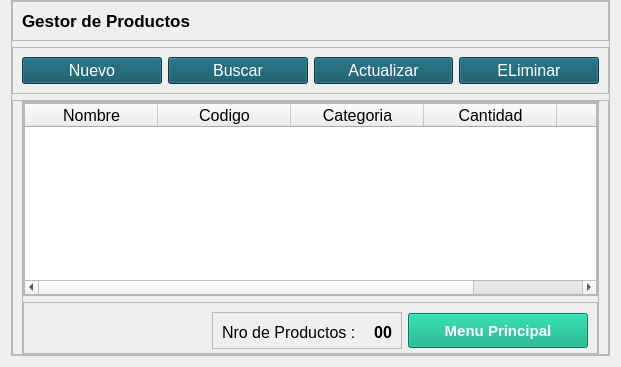
               <widget class="QWidget" name="pageA_Inicio">
                <layout class="QHBoxLayout" name="horizontalLayout_5">
                 <property name="topMargin">
                  <number>0</number>
                 </property>
                 <item>
                  <widget class="QFrame" name="cuerpo">
                   <property name="minimumSize">
                    <size>
                     <width>0</width>
                     <height>0</height>
                    </size>
                   </property>
                   <property name="maximumSize">
                    <size>
                     <width>10000</width>
                     <height>16777215</height>
                    </size>
                   </property>
                   <property name="styleSheet">
                    <string notr="true"/>
                   </property>
                   <property name="frameShape">
                    <enum>QFrame::StyledPanel</enum>
                   </property>
                   <property name="frameShadow">
                    <enum>QFrame::Raised</enum>
                   </property>
                   <layout class="QVBoxLayout" name="verticalLayout_3">
                    <property name="spacing">
                     <number>6</number>
                    </property>
                    <property name="leftMargin">
                     <number>0</number>
                    </property>
                    <property name="topMargin">
                     <number>0</number>
                    </property>
                    <property name="rightMargin">
                     <number>0</number>
                    </property>
                    <property name="bottomMargin">
                     <number>0</number>
                    </property>
                    <item>
                     <widget class="QFrame" name="Atitulo">
                      <property name="maximumSize">
                       <size>
                        <width>16777215</width>
                        <height>40</height>
                       </size>
                      </property>
                      <property name="frameShape">
                       <enum>QFrame::StyledPanel</enum>
                      </property>
                      <property name="frameShadow">
                       <enum>QFrame::Raised</enum>
                      </property>
                      <layout class="QVBoxLayout" name="verticalLayout_4">
                       <item>
                        <widget class="QLabel" name="label_2">
                         <property name="maximumSize">
                          <size>
                           <width>300</width>
                           <height>300</height>
                          </size>
                         </property>
                         <property name="font">
                          <font>
                           <pointsize>13</pointsize>
                           <weight>75</weight>
                           <bold>true</bold>
                          </font>
                         </property>
                         <property name="text">
                          <string>Gestor de Productos</string>
                         </property>
                        </widget>
                       </item>
                      </layout>
                     </widget>
                    </item>
                    <item>
                     <widget class="QFrame" name="frame_8">
                      <property name="minimumSize">
                       <size>
                        <width>170</width>
                        <height>0</height>
                       </size>
                      </property>
                      <property name="maximumSize">
                       <size>
                        <width>100000</width>
                        <height>16777215</height>
                       </size>
                      </property>
                      <property name="styleSheet">
                       <string notr="true">QPushButton
{
color: rgb(255, 255, 255);
background-color: rgb(8, 80, 97);
}
QPushButton::hover
{
color: rgb(255, 255, 255);
	background-color: rgb(45, 131, 118);
}</string>
                      </property>
                      <property name="frameShape">
                       <enum>QFrame::StyledPanel</enum>
                      </property>
                      <property name="frameShadow">
                       <enum>QFrame::Raised</enum>
                      </property>
                      <layout class="QHBoxLayout" name="horizontalLayout_32">
                       <item>
                        <widget class="QPushButton" name="btnCrear">
                         <property name="font">
                          <font>
                           <pointsize>12</pointsize>
                          </font>
                         </property>
                         <property name="text">
                          <string>Nuevo</string>
                         </property>
                        </widget>
                       </item>
                       <item>
                        <widget class="QPushButton" name="btnBuscar">
                         <property name="font">
                          <font>
                           <pointsize>12</pointsize>
                          </font>
                         </property>
                         <property name="text">
                          <string>Buscar</string>
                         </property>
                        </widget>
                       </item>
                       <item>
                        <widget class="QPushButton" name="btnActualizar">
                         <property name="font">
                          <font>
                           <pointsize>12</pointsize>
                          </font>
                         </property>
                         <property name="text">
                          <string>Actualizar</string>
                         </property>
                        </widget>
                       </item>
                       <item>
                        <widget class="QPushButton" name="btnEliminar">
                         <property name="font">
                          <font>
                           <pointsize>12</pointsize>
                          </font>
                         </property>
                         <property name="text">
                          <string>ELiminar</string>
                         </property>
                        </widget>
                       </item>
                      </layout>
                     </widget>
                    </item>
                    <item>
                     <widget class="QFrame" name="Cbody">
                      <property name="frameShape">
                       <enum>QFrame::StyledPanel</enum>
                      </property>
                      <property name="frameShadow">
                       <enum>QFrame::Raised</enum>
                      </property>
                      <layout class="QHBoxLayout" name="horizontalLayout_6">
                       <property name="spacing">
                        <number>0</number>
                       </property>
                       <property name="topMargin">
                        <number>0</number>
                       </property>
                       <property name="bottomMargin">
                        <number>0</number>
                       </property>
                       <item>
                        <widget class="QFrame" name="frame_7">
                         <property name="frameShape">
                          <enum>QFrame::StyledPanel</enum>
                         </property>
                         <property name="frameShadow">
                          <enum>QFrame::Raised</enum>
                         </property>
                         <layout class="QVBoxLayout" name="verticalLayout_6">
                          <property name="spacing">
                           <number>0</number>
                          </property>
                          <property name="leftMargin">
                           <number>0</number>
                          </property>
                          <property name="topMargin">
                           <number>0</number>
                          </property>
                          <property name="rightMargin">
                           <number>0</number>
                          </property>
                          <property name="bottomMargin">
                           <number>0</number>
                          </property>
                          <item>
                           <widget class="QFrame" name="frame_9">
                            <property name="frameShape">
                             <enum>QFrame::StyledPanel</enum>
                            </property>
                            <property name="frameShadow">
                             <enum>QFrame::Raised</enum>
                            </property>
                            <layout class="QHBoxLayout" name="horizontalLayout_7">
                             <property name="spacing">
                              <number>0</number>
                             </property>
                             <property name="leftMargin">
                              <number>0</number>
                             </property>
                             <property name="topMargin">
                              <number>0</number>
                             </property>
                             <property name="rightMargin">
                              <number>0</number>
                             </property>
                             <property name="bottomMargin">
                              <number>0</number>
                             </property>
                             <item>
                              <widget class="QTableWidget" name="tblProductox">
                               <property name="font">
                                <font>
                                 <pointsize>12</pointsize>
                                </font>
                               </property>
                               <property name="styleSheet">
                                <string notr="true"/>
                               </property>
                               <attribute name="horizontalHeaderCascadingSectionResizes">
                                <bool>false</bool>
                               </attribute>
                               <attribute name="horizontalHeaderDefaultSectionSize">
                                <number>133</number>
                               </attribute>
                               <attribute name="verticalHeaderVisible">
                                <bool>false</bool>
                               </attribute>
                               <column>
                                <property name="text">
                                 <string>Nombre</string>
                                </property>
                               </column>
                               <column>
                                <property name="text">
                                 <string>Codigo</string>
                                </property>
                               </column>
                               <column>
                                <property name="text">
                                 <string>Categoria</string>
                                </property>
                               </column>
                               <column>
                                <property name="text">
                                 <string>Cantidad</string>
                                </property>
                               </column>
                               <column>
                                <property name="text">
                                 <string>Precio</string>
                                </property>
                               </column>
                              </widget>
                             </item>
                            </layout>
                           </widget>
                          </item>
                          <item>
                           <widget class="QFrame" name="frame_10">
                            <property name="minimumSize">
                             <size>
                              <width>0</width>
                              <height>57</height>
                             </size>
                            </property>
                            <property name="maximumSize">
                             <size>
                              <width>16777215</width>
                              <height>45</height>
                             </size>
                            </property>
                            <property name="styleSheet">
                             <string notr="true">QPushButton
{
color: rgb(255, 255, 255);
background-color: rgb(8, 80, 97);
}
QPushButton::hover
{
color: rgb(255, 255, 255);
	background-color: rgb(45, 131, 118);
}</string>
                            </property>
                            <property name="frameShape">
                             <enum>QFrame::StyledPanel</enum>
                            </property>
                            <property name="frameShadow">
                             <enum>QFrame::Raised</enum>
                            </property>
                            <layout class="QHBoxLayout" name="horizontalLayout_8">
                             <item>
                              <spacer name="horizontalSpacer">
                               <property name="orientation">
                                <enum>Qt::Horizontal</enum>
                               </property>
                               <property name="sizeHint" stdset="0">
                                <size>
                                 <width>179</width>
                                 <height>20</height>
                                </size>
                               </property>
                              </spacer>
                             </item>
                             <item>
                              <widget class="QFrame" name="frame_43">
                               <property name="minimumSize">
                                <size>
                                 <width>190</width>
                                 <height>0</height>
                                </size>
                               </property>
                               <property name="frameShape">
                                <enum>QFrame::StyledPanel</enum>
                               </property>
                               <property name="frameShadow">
                                <enum>QFrame::Raised</enum>
                               </property>
                               <layout class="QHBoxLayout" name="horizontalLayout_31">
                                <item>
                                 <widget class="QLabel" name="label_3">
                                  <property name="minimumSize">
                                   <size>
                                    <width>0</width>
                                    <height>20</height>
                                   </size>
                                  </property>
                                  <property name="font">
                                   <font>
                                    <pointsize>12</pointsize>
                                   </font>
                                  </property>
                                  <property name="text">
                                   <string>Nro de Productos :</string>
                                  </property>
                                 </widget>
                                </item>
                                <item>
                                 <widget class="QLabel" name="txtTotal_item">
                                  <property name="minimumSize">
                                   <size>
                                    <width>0</width>
                                    <height>20</height>
                                   </size>
                                  </property>
                                  <property name="font">
                                   <font>
                                    <pointsize>12</pointsize>
                                    <weight>75</weight>
                                    <bold>true</bold>
                                   </font>
                                  </property>
                                  <property name="text">
                                   <string>00</string>
                                  </property>
                                  <property name="alignment">
                                   <set>Qt::AlignRight|Qt::AlignTrailing|Qt::AlignVCenter</set>
                                  </property>
                                 </widget>
                                </item>
                               </layout>
                              </widget>
                             </item>
                             <item>
                              <widget class="QPushButton" name="btnXCerrarA">
                               <property name="minimumSize">
                                <size>
                                 <width>180</width>
                                 <height>35</height>
                                </size>
                               </property>
                               <property name="font">
                                <font>
                                 <pointsize>11</pointsize>
                                 <weight>75</weight>
                                 <bold>true</bold>
                                </font>
                               </property>
                               <property name="styleSheet">
                                <string notr="true">QPushButton
{
color: rgb(255, 255, 255);
background-color: rgb(0, 170, 127);

}
QPushButton::hover
{
color: rgb(255, 255, 255);
background-color: rgb(8, 80, 97);
}</string>
                               </property>
                               <property name="text">
                                <string>Menu Principal</string>
                               </property>
                              </widget>
                             </item>
                            </layout>
                           </widget>
                          </item>
                         </layout>
                        </widget>
                       </item>
                      </layout>
                     </widget>
                    </item>
                   </layout>
                  </widget>
                 </item>
                </layout>
               </widget>
